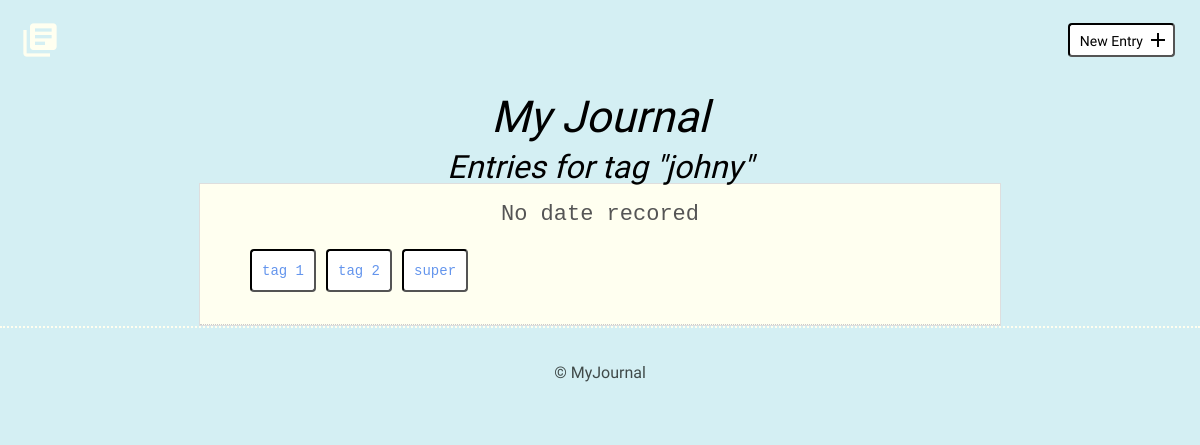
Before: /tagEntries.php?tagID=13 with the older database file.
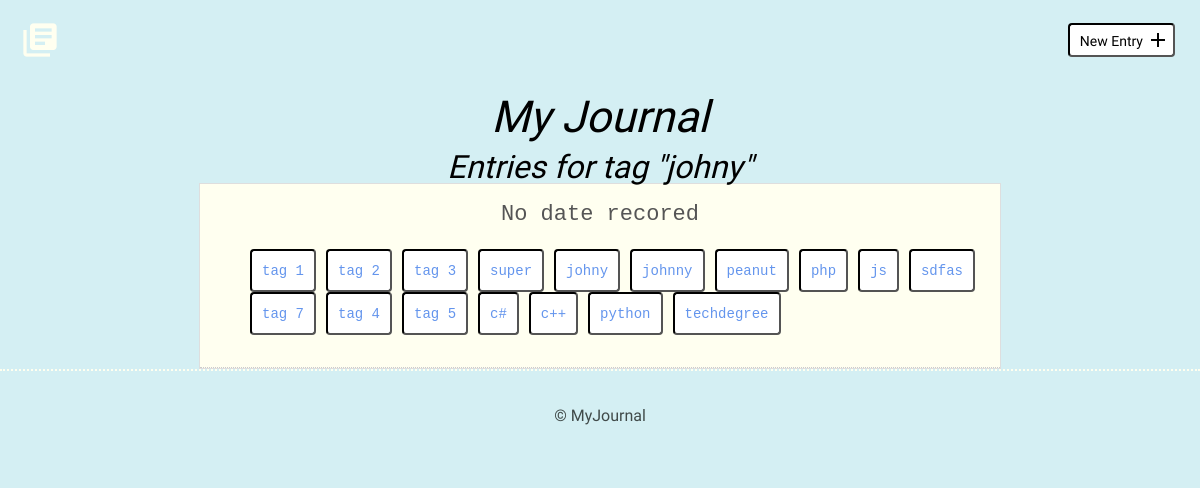
After: the same page with the newer database file.
### tables this page shows
CREATE TABLE "tags" (
	"id"	INTEGER PRIMARY KEY AUTOINCREMENT UNIQUE,
	"name"	TEXT,
	"entries"	BLOB
);

### inc/functions.php (called while the page is built, shortened)
<?php
function isNewEntry()
{
    return FALSE;
}
function isEditEntry()
{
    return FALSE;
}
function isEntryDetail()
{
    return FALSE;
}
function isTagEntries()
{
    if (stripos($_SERVER['SCRIPT_NAME'], 'tagEntries.php')) {
        return TRUE;
    }
    return FALSE;
}

### inc/Class_SqliteCommunicator.php (called while the page is built, shortened)
<?php
class Class_SqliteCommunicator
{
    private $pdo;
    private $dsn = NULL;
    private $dbUser = NULL;
    private $dbPass = NULL;
    public function __construct($dbUser = NULL, $dbPass = NULL)
    {
        $this->dbUser = $dbUser;
        $this->dbPass = $dbPass;
    }
    public function setPdoConnection(){
        try {
            if ($this->pdo === NULL) {
                if ($this->dbUser === NULL && $this->dbPass === NULL) {
                    $this->pdo = new PDO("sqlite:".$this->dsn);
                    $this->pdo->setAttribute(PDO::ATTR_ERRMODE,PDO::ERRMODE_EXCEPTION);
                    $this->pdo->exec( 'PRAGMA foreign_keys = ON;' );
                }
                else{
                    $this->pdo = new PDO($this->dsn, $this->dbUser, $this->dbPass);
                    $this->pdo->setAttribute(PDO::ATTR_ERRMODE,PDO::ERRMODE_EXCEPTION);
                    $this->pdo->exec( 'PRAGMA foreign_keys = ON;' );
                }
            }
        }
        catch (PDOException $e){
            echo "Unable to connect, please contact the administrator.";
            exit;
        }
    }
    public function setDsn($dsn)
    {
        $this->dsn = $dsn;
    }
    public function prepareAndExecuteStatement( $sql, $args){
        try {
            if ($this->pdo !== NULL):
                $prepared = $this->pdo->prepare($sql);
            else:
                $this->setPdoConnection();
                $prepared = $this->pdo->prepare($sql);
            endif;
        }
        catch (PDOException $e){
            echo $e->getMessage();
        }
        return [$prepared->execute($args), $prepared];
    }
    public function getAssocRowById($id, $table)
    {
        $sql = "SELECT * FROM $table WHERE id = ?";
        $pdoSObj = $this->prepareAndExecuteStatement($sql, [$id]);
        $data = $pdoSObj[1]->fetch(PDO::FETCH_ASSOC);
        return $data;
    }
}

### inc/Class_JournalCommunicator.php (called while the page is built, shortened)
<?php
class Class_JournalCommunicator extends Class_SqliteCommunicator
{
    public function getTagsForEntry( $entryID )
    {
        $pdoSObj = $this->prepareAndExecuteStatement("SELECT * FROM tags WHERE entries LIKE ?", ['%'.$entryID.'%']);
        return $pdoSObj[1]->fetchAll(PDO::FETCH_ASSOC);
    }
}

### tagEntries.php (the view, shortened to what this page needs)
<?php
include('header.php');
$entryIDs = explode(',', $tag['entries']);
foreach ($entryIDs as $entryID ) {
    $row = $sqlCom->getAssocRowById( $entryID, 'entries' );
    ?>
    <article>
        <time datetime="<?php echo $row['date'] ?>"><?php if ( ! empty ($row['date']) ) : echo convertDateTime($row['date']); else: echo 'No date recored'; endif; ?></time>
        <ul class="tags">
            <?php
            $tags = $sqlCom->getTagsForEntry($row['id']);
            if (count($tags) >= 1 && $tags[0] != FALSE):
                foreach ($tags as $tag) {
                    echo '<li><a class="button" href="./tagEntries.php?tagID=' . $tag['id'] . '">' . $tag['name'] . '</a></li>';
                }
            else:
                echo '<li>No tags recorded.</li>';
            endif;
            ?>
        </ul>
    </article>
<?php
} ?>
</div>
        </div>
    </section>
<?php
include('footer.php');

### header.php (shortened to what this page needs)
<?php
include('inc/functions.php');
include('inc/Class_SqliteCommunicator.php');
include('inc/Class_JournalCommunicator.php');
$sqlCom = new Class_JournalCommunicator();
$sqlCom->setDsn(__DIR__.'/inc/journal.db');
$sqlCom->setPdoConnection();
?>
<!DOCTYPE html>
<html>
<head>
    <link rel="stylesheet" href="css/normalize.css">
    <link rel="stylesheet" href="css/site.css">
</head>
<body>
<header>
    <div class="container">
        <div class="site-header">
            <a class="logo" href="index.php"><i class="material-icons">library_books</i></a>
            <a class="button icon-right" href="new.php"><span>New Entry</span> <i class="material-icons">add</i></a>
        </div>
        <h1>My Journal</h1>
    </div>
</header>
<?php
if( isNewEntry() ):
?>
    <section>
        <div class="container">
            <div class="new-entry">
                <h2>New Entry</h2>
                <form action="new.php" method="post" id="form-new">
<?php elseif ( isTagEntries() ) :
    $tagID = filter_input(INPUT_GET, 'tagID', FILTER_VALIDATE_INT);
    $tag = $sqlCom->getAssocRowById($tagID, 'tags');
    ?>
    <section>
    <h2>Entries for tag "<?php echo $tag['name'] ?>"</h2>
        <div class="container">
            <div class="entry-list">
<?php
    else:  ?>
    <section>
        <div class="container">
            <div class="entry-list">
<?php endif;

Changed rows visible on the page:
now on one of the page's lists (row edited): tags: name "johny"
now on this page (row edited): tags: name "tag 3"
now on this page (row edited): tags: name "johnny"
now on this page (row edited): tags: name "peanut"
now on this page (row edited): tags: name "php"
now on this page (row edited): tags: name "js"
now on this page (row edited): tags: name "sdfas"
now on this page (row edited): tags: name "tag 7"
now on this page (row edited): tags: name "tag 4"
now on this page (row edited): tags: name "tag 5"
now on this page (row edited): tags: name "c#"
now on this page (row edited): tags: name "c++"
now on this page (row edited): tags: name "python"
added tags: name "techdegree"
